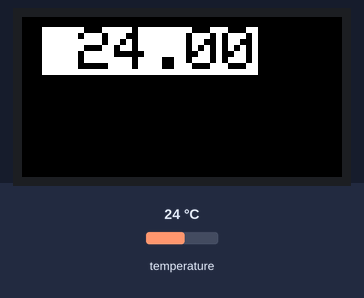
The sketch below on a simulated ESP8266 (NodeMCU). Parts: 160×80 colour display. The inputs (shaded band) are chosen by the test bench; at power-on: temperature 24 °C. WiFi joins after 1.5 s; servers stay silent unless stated; what the sketch prints to the serial monitor is not drawn.

Above: at 2.9 s.
3.0 s: temperature set to 12 °C
At 3.7 s:
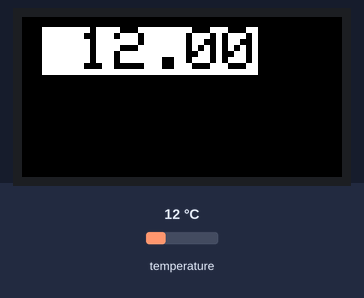
4.7 s: temperature set to 19 °C
At 5.4 s:
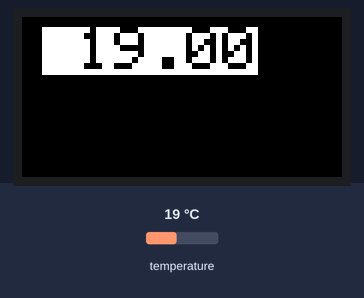
6.2 s: temperature set to 28 °C
At 7.2 s:
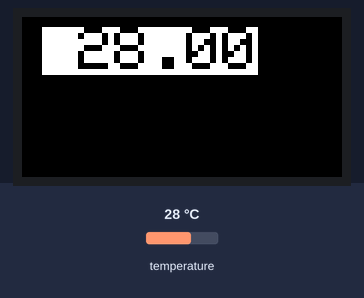
Timing chart, 0 to 9.2 s (numbered marks = the images above; inputs shaded):
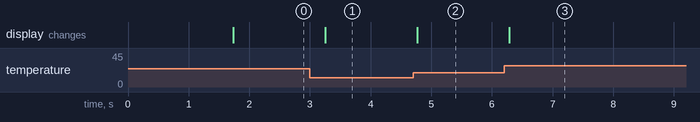

Measured:
- after the input at 3.0 s, the display: changes after 0.26 s (image 1)
- after the input at 4.7 s, the display: changes after 0.07 s (image 2)
- after the input at 6.2 s, the display: changes after 0.09 s (image 3)

The sketch:

tempecran.ino
```cpp
#include <Adafruit_GFX.h>

#include <Adafruit_ST7735.h>
#define ColorBG ST7735_BLACK
#define ColorText ST7735_WHITE
#define TFT_CS         15
#define TFT_DC         2
#define TFT_RST         5
#define TFT_MOSI 13  // Data out
#define TFT_SCLK 14  // Clock out

Adafruit_ST7735 tft = Adafruit_ST7735(TFT_CS, TFT_DC, TFT_MOSI, TFT_SCLK, TFT_RST);

#include <Wire.h>
#include <Adafruit_Sensor.h>
#include <Adafruit_BMP280.h>
#include <ESP8266WiFi.h>
#include <ESP8266WebServer.h>
#include <WebSocketsServer.h>

#define SEALEVELPRESSURE_HPA (1013.25)

#define ssid "lmlmlmlm"
#define password "klklkl"

IPAddress staticIP(192,168,1,40);
IPAddress gateway(192,168,1,1);
IPAddress subnet(255,255,255,0);

Adafruit_BMP280 bme;
char message[20]; //taille max de 20 caractère pour le message, pour l'exemple

// variables
float temperature = 0;

// http server
ESP8266WebServer server ( 80 );
WebSocketsServer webSocket(81);

void setup(void) {
  Wire.begin(0,4);
  Serial.begin(9600);

  bool status;

  status = bme.begin(0x76);
  if (!status) {
    Serial.println("Could not find a valid BME280 sensor, check wiring!");
    while (1);
  }

  tft.initR(INITR_MINI160x80);

  Serial.println("Initialized");

  tft.fillScreen(ST77XX_BLACK);
  tft.setTextSize(3.89);
  tft.setRotation(3);

  connectwifi();
  initserver();
  startWebSocket();
}

void initserver() {
  server.on ( "/", handleRoot );
  server.on("/graph", handlegraph );
  server.begin();
  Serial.println ( "HTTP server started" );
}

String apitemp() {
  String json = "{ \"temperature\" : ";
  json += temperature;
  json += " }";
  return json;
}

String graphpage() {
  String html = "<head><script src=\"https://cdn.plot.ly/plotly-latest.min.js\"></script></head><body><div id=\"graph\"></div></body><script>";
  html += "trace = {y: [],  x: [],  mode: 'lines',  line: {color: '#80CAF6'}};Plotly.plot('graph', [trace]);var cnt = 0;websocket = new WebSocket(\"ws://\" + window.location.host + \":81\");";
  html += "websocket.onmessage = function(evt) { trace.y.push(parseFloat(evt.data)); trace.x.push(new Date());  if (trace.x.length > 6000) {    trace.x.shift();    trace.y.shift();  }  Plotly.redraw('graph'); };";
  html += "</script>";
  return html;
}

void handlegraph() {
  server.send(200, "text/html", graphpage());
}

void handleRoot() {
  server.send(200, "application/json", apitemp());
}

void loop() {
  webSocket.loop();
  server.handleClient();
  //tft.fillScreen(ST77XX_BLACK);
  tft.invertDisplay(false);
  temperature = bme.readTemperature();
  sprintf(message, " %.2f", temperature);
  testdrawtext(message,ST77XX_WHITE);
  //Serial.println(message);
  delay(500);
  webSocket.broadcastTXT(message);
}


void startWebSocket() {
  webSocket.begin();
  Serial.println("WebSocket server started.");
}

void connectwifi() {
  WiFi.begin(ssid, password);
  WiFi.config(staticIP, gateway, subnet);
  while (WiFi.status() != WL_CONNECTED)
  {
     delay(500);
     Serial.print("*");
  }

  Serial.println("");
  Serial.println("WiFi connection Successful");
  Serial.print("The IP Address of ESP8266 Module is: ");
  Serial.println(WiFi.localIP());// Print the IP address
}


void testdrawtext(char *text, uint16_t color) {
  tft.setCursor(10, 5);
  tft.setTextColor(ST77XX_BLACK, color);
  tft.setTextWrap(true);
  tft.print(text);
}
```
